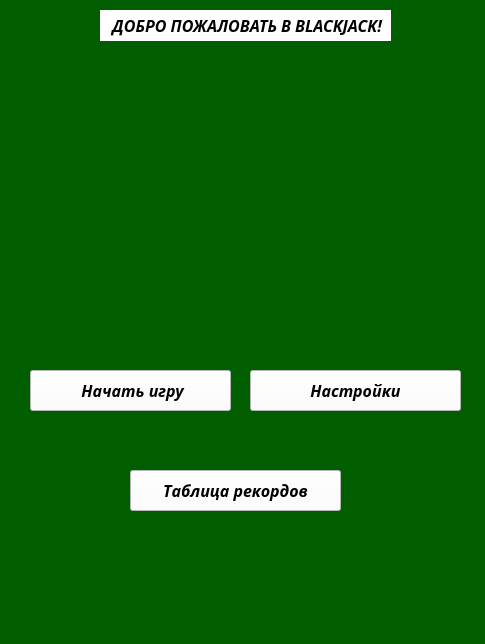
<?xml version="1.0" encoding="UTF-8"?>
<ui version="4.0">
 <class>Blackjack</class>
 <widget class="QMainWindow" name="Blackjack">
  <property name="geometry">
   <rect>
    <x>0</x>
    <y>0</y>
    <width>485</width>
    <height>644</height>
   </rect>
  </property>
  <property name="windowTitle">
   <string>MainWindow</string>
  </property>
  <property name="whatsThis">
   <string>&lt;html&gt;&lt;head/&gt;&lt;body&gt;&lt;p&gt;&lt;img src=&quot;https://www.liveabout.com/thmb/_CkaBejGkMkOZl2fs1uwslQrOVk=/1500x0/filters:no_upscale():max_bytes(150000):strip_icc()/winning-blackjack-hand-on-casino-table-520257696-58979c263df78caebc19a6e7.jpg&quot;/&gt;&lt;/p&gt;&lt;/body&gt;&lt;/html&gt;</string>
  </property>
  <property name="styleSheet">
   <string notr="true">background-color: rgb(0, 93, 0);</string>
  </property>
  <widget class="QWidget" name="centralwidget">
   <widget class="QLabel" name="MainLabel">
    <property name="geometry">
     <rect>
      <x>100</x>
      <y>10</y>
      <width>291</width>
      <height>31</height>
     </rect>
    </property>
    <property name="font">
     <font>
      <family>Noto Serif Cond</family>
      <pointsize>12</pointsize>
      <weight>75</weight>
      <italic>true</italic>
      <bold>true</bold>
     </font>
    </property>
    <property name="styleSheet">
     <string notr="true">background-color: rgb(255, 255, 255);
border-top-color: rgb(255, 255, 255);
 </string>
    </property>
    <property name="text">
     <string>   ДОБРО ПОЖАЛОВАТЬ В BLACKJACK!</string>
    </property>
   </widget>
   <widget class="QPushButton" name="Begin_game">
    <property name="geometry">
     <rect>
      <x>30</x>
      <y>370</y>
      <width>201</width>
      <height>41</height>
     </rect>
    </property>
    <property name="font">
     <font>
      <family>Noto Serif Cond</family>
      <pointsize>12</pointsize>
      <weight>75</weight>
      <italic>true</italic>
      <bold>true</bold>
     </font>
    </property>
    <property name="styleSheet">
     <string notr="true">background-color: rgb(255, 255, 255);</string>
    </property>
    <property name="text">
     <string> Начать игру</string>
    </property>
   </widget>
   <widget class="QPushButton" name="Records">
    <property name="geometry">
     <rect>
      <x>130</x>
      <y>470</y>
      <width>211</width>
      <height>41</height>
     </rect>
    </property>
    <property name="font">
     <font>
      <family>Noto Serif Cond</family>
      <pointsize>12</pointsize>
      <weight>75</weight>
      <italic>true</italic>
      <bold>true</bold>
     </font>
    </property>
    <property name="styleSheet">
     <string notr="true">background-color: rgb(255, 255, 255);</string>
    </property>
    <property name="text">
     <string>Таблица рекордов</string>
    </property>
   </widget>
   <widget class="QPushButton" name="Settings">
    <property name="geometry">
     <rect>
      <x>250</x>
      <y>370</y>
      <width>211</width>
      <height>41</height>
     </rect>
    </property>
    <property name="font">
     <font>
      <family>Noto Serif Cond</family>
      <pointsize>12</pointsize>
      <weight>75</weight>
      <italic>true</italic>
      <bold>true</bold>
     </font>
    </property>
    <property name="styleSheet">
     <string notr="true">background-color: rgb(255, 255, 255);</string>
    </property>
    <property name="text">
     <string>Настройки</string>
    </property>
   </widget>
   <widget class="QLabel" name="Photo">
    <property name="geometry">
     <rect>
      <x>110</x>
      <y>80</y>
      <width>281</width>
      <height>171</height>
     </rect>
    </property>
    <property name="text">
     <string/>
    </property>
    <property name="pixmap">
     <pixmap>images (1).jpg</pixmap>
    </property>
   </widget>
  </widget>
  <widget class="QMenuBar" name="menubar">
   <property name="geometry">
    <rect>
     <x>0</x>
     <y>0</y>
     <width>485</width>
     <height>21</height>
    </rect>
   </property>
  </widget>
  <widget class="QStatusBar" name="statusbar"/>
 </widget>
 <resources/>
 <connections/>
</ui>
